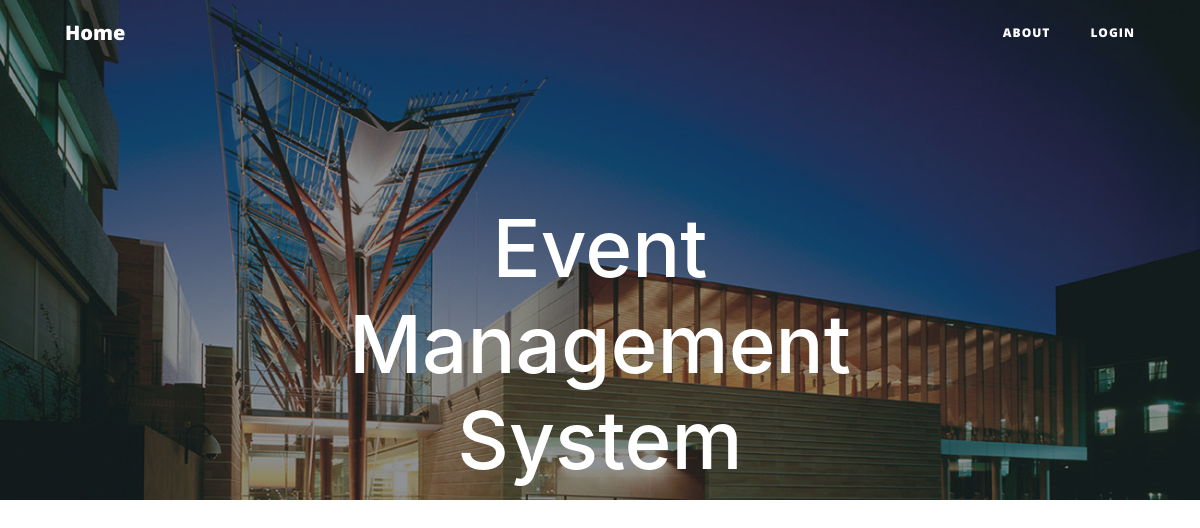
Before: / with the older database file.
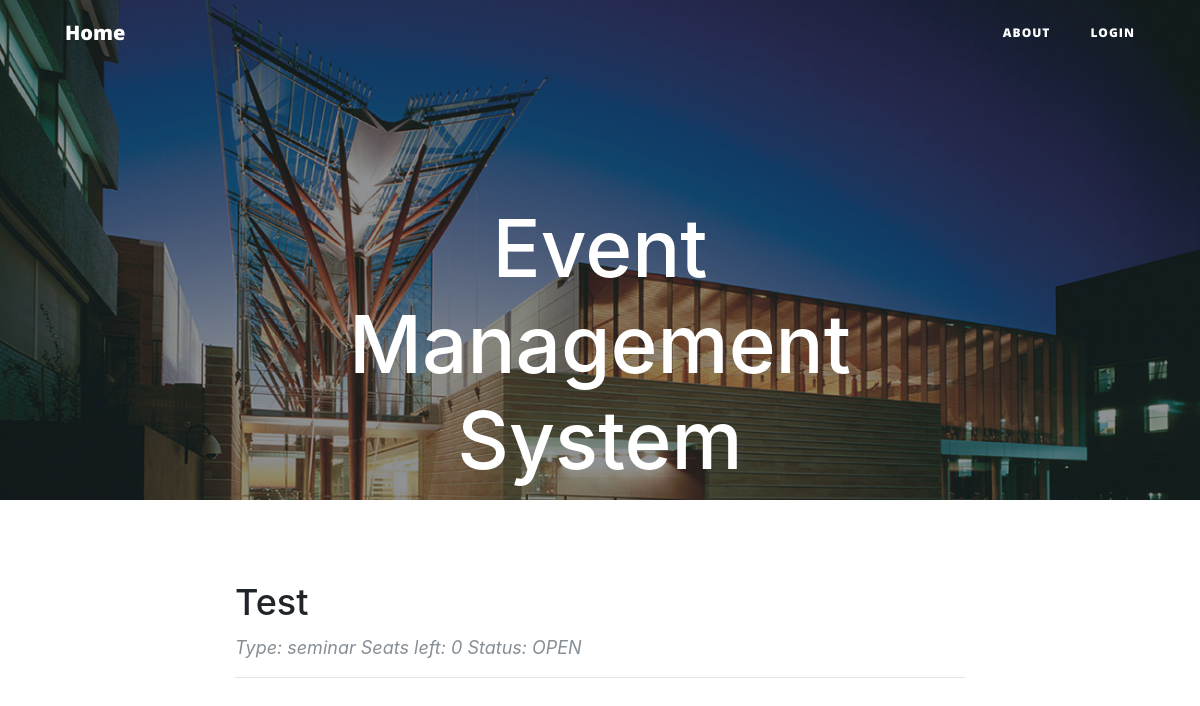
After: the same page with the newer database file.
### event.py (models this page shows, shortened)
class Seminar(db.Model):
    __tablename__ = 'seminars'
    seminar_id = db.Column(db.Integer, primary_key=True)
    title = db.Column(db.String(120))
    details = db.Column(db.UnicodeText)
    start = db.Column(db.String(80))
    end = db.Column(db.String(80))
    capacity = db.Column(db.Integer)
    status = db.Column(db.String(80))
    creater = db.Column(db.String(80))
    users = db.relationship('User',secondary=seminar_realation,
                            backref=db.backref('seminar_users_all', lazy='dynamic'))
    sessions = db.relationship('Session',secondary=seminar_session,
                            backref=db.backref('session_all', lazy='dynamic'))

### route.py (the view)
@app.route('/')
def index():
    Eventsystem.check_statu()
    return render_template('index.html', events = Event.query.all(), seminars = Seminar.query.all())

### EventSystem.py (called while the page is built)
    @staticmethod
    def check_statu():
        now = datetime.now()
        for event in Event.query.all():
            end = datetime.strptime(event.end, "%d-%m-%Y")
            if end < now:
                event.status = 'CLOSED'
                db.session.add(event)
                db.session.commit()
        for seminar in Seminar.query.all():
            end = datetime.strptime(seminar.end, "%d-%m-%Y")
            if end < now:
                seminar.status = 'CLOSED'
                db.session.add(seminar)
                db.session.commit()
        for session in Session.query.all():
            end = datetime.strptime(session.end, "%d-%m-%Y")
            if end < now:
                session.status = 'CLOSED'
                db.session.add(session)
                db.session.commit()

### templates/index.html (shortened to what this page needs)
{% extends 'base.html' %}
{% block body %}
<header class="masthead" style="background-image: url('{{ url_for('static',filename='asb-unsw-campus-53.jpg')}}'); width: auto; height:500px;">
    <div class="overlay"></div>
    <div class="container">
        <div class="row">
            <div class="col-lg-8 col-md-10 mx-auto">
                <div class="site-heading">
                    <h1>Event Management System</h1>
                </div>
            </div>
        </div>
    </div>
</header>
<div class="container">
    <div class="row">
        <div class="col-lg-8 col-md-10 mx-auto">
        </div>
    </div>
</div>
<div class="container">
    <div class="row">
        <div class="col-lg-8 col-md-10 mx-auto">
            {% for seminar  in seminars %}
                <div class="post-preview">
                    <a href="{{ url_for('seminarinfo', seminarId = seminar.seminar_id) }}">
                        <h2 class="post-title">
                            {{seminar.title}}
                        </h2>
                    </a>
                    <p class="post-meta">Type: seminar Seats left: {{ seminar.capacity - seminar.seminars_all.count() }} Status: {{seminar.status}}</p>
                </div>
                <hr>
            {% endfor %}
        </div>
    </div>
</div>
{% endblock %}

### templates/base.html (shortened to what this page needs)
<!DOCTYPE html>
<html lang="en">
    <head>
        <link rel = stylesheet type="text/css" href="{{ url_for('static',filename = 'font-awesome.min.css')}}"/>
        <link rel = stylesheet type="text/css" href="{{ url_for('static',filename = 'clean-blog.min.css')}}"/>
        <link rel = stylesheet type="text/css" href="{{ url_for('static',filename = 'bootstrap.min.css')}}"/>
    </head>
    <body>
        <nav  class="navbar navbar-expand-lg navbar-light fixed-top" id="mainNav">
            <div class="container">
                <a class="navbar-brand" href="{{url_for('index')}}">Home</a>
                <div class="collapse navbar-collapse" id="navbarResponsive">
                    <ul class="navbar-nav ml-auto">
                        <li class="nav-item">
                            <a class="nav-link" href="{{ url_for('about') }}">About</a>
                        </li>
                        {% if current_user.is_anonymous %}
                        <li class="nav-item">
                                <a class="nav-link" href="{{ url_for('login') }}">Login</a>
                        </li>
                        {% else %}
                        <li class="nav-item">
                            <a class="nav-link" href="{{ url_for('logout') }}">Logout</a>
                        </li>
                        {% endif %}
                    </ul>
                </div>
            </div>
        </nav>
        {% block body %}{% endblock %}
    </body>
</html>

Changed rows visible on the page:
added Seminar: title "Test", seminar.capacity-seminar.seminars_all.count() "0", status "OPEN"
